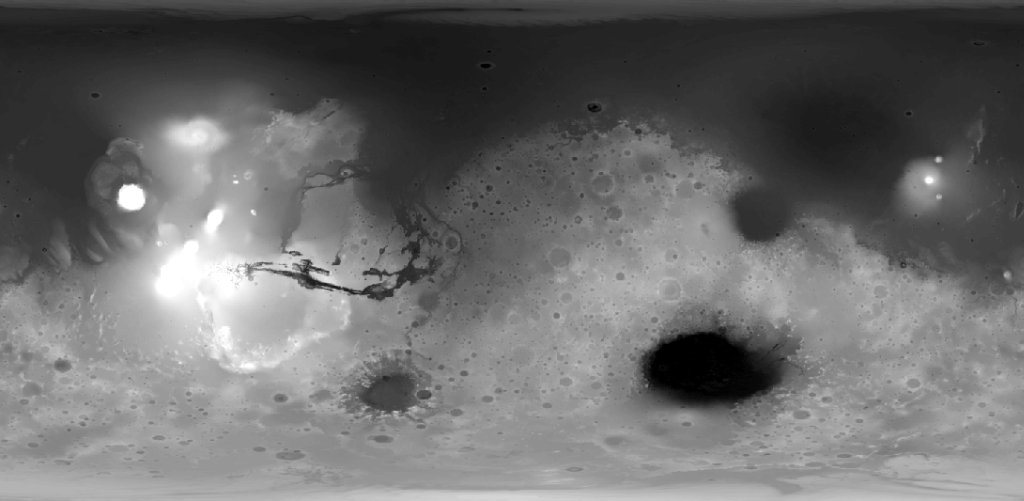
#> input picture mola_1024x501.png, 1024 x 501 px
$ python site_selector_Eric_fix.py
#> lines starting #> are read from the running program, lines starting #| are printed output that depends on the picture; after the words box and inside, x2 and y2 are one past the last pixel; in counts of white or black regions, pixels touching at a corner belong together
import tkinter as tk
from PIL import Image, ImageTk
import numpy as np
import cv2 as cv

# CONSTANTS: User Input:
IMG_GRAY = cv.imread('mola_1024x501.png', cv.IMREAD_GRAYSCALE)
#> IMG_GRAY is the input picture: shape (501, 1024); min 0, max 255, mean 107.8
IMG_COLOR = cv.imread('mola_color_1024x506.png')
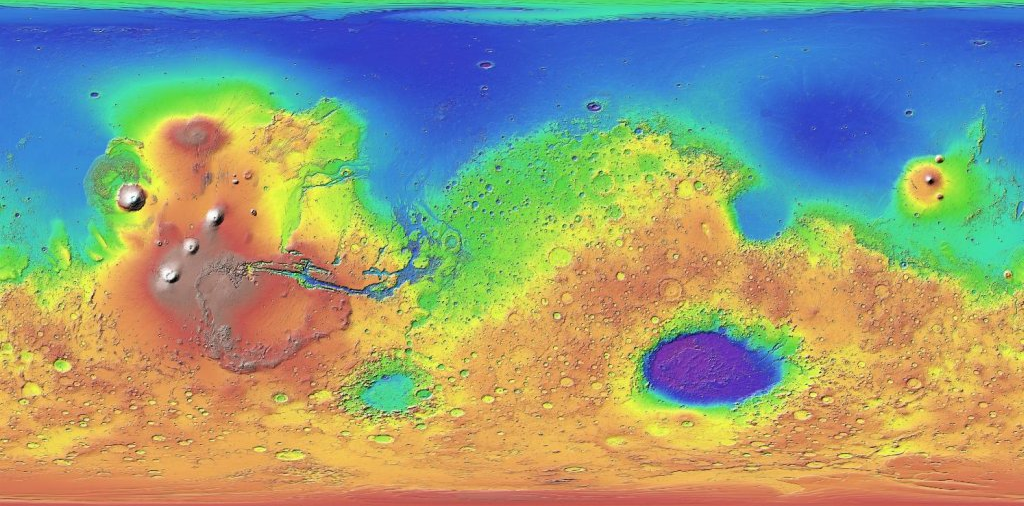
#> input picture mola_color_1024x506.png, 1024 x 506 px
#> IMG_COLOR is the input picture: shape (506, 1024, 3); mean B, G, R 126.1, 155.8, 146.8
RECT_WIDTH_KM = 670  # Site rectangle width in kilometers.
RECT_HT_KM = 335  # Site rectangle height in kilometers.
MAX_ELEV_LIMIT = 55  # Intensity values (0-255).
NUM_CANDIDATES = 20  # Number of candidate landing sites to display.

#------------------------------------------------------------------------------

# CONSTANTS: Derived and fixed:
IMG_HT, IMG_WIDTH = IMG_GRAY.shape
#> IMG_HT = 501; IMG_WIDTH = 1024
MARS_CIRCUM = 21344  # Circumference in kilometers.
PIXELS_PER_KM = IMG_WIDTH / MARS_CIRCUM
#> PIXELS_PER_KM = 0.048
RECT_WIDTH = int(PIXELS_PER_KM * RECT_WIDTH_KM)
#> RECT_WIDTH = 32
RECT_HT = int(PIXELS_PER_KM * RECT_HT_KM)
#> RECT_HT = 16
LAT_30_N = int(IMG_HT / 3)
#> LAT_30_N = 167
LAT_30_S = LAT_30_N * 2
#> LAT_30_S = 334
STEP_X = int(RECT_WIDTH / 2)
#> STEP_X = 16
STEP_Y = int(RECT_HT / 2)
#> STEP_Y = 8

# Create tkinter screen and drawing canvas
screen = tk.Tk()
canvas = tk.Canvas(screen, width=IMG_WIDTH, height=IMG_HT + 130)

class Search():
    """Read image and identify landing sites based on input criteria."""


    def __init__(self, name):
        self.name = name
        self.rect_coords = {}
        self.rect_means = {}
        self.rect_ptps = {}
        self.rect_stds = {}
        self.ptp_filtered = []
        self.std_filtered = []
        self.high_graded_rects = []


    def run_rect_stats(self):
        """Define rectangular search areas and calculate internal stats."""
        ul_x, ul_y = 0, LAT_30_N
        lr_x, lr_y = RECT_WIDTH, LAT_30_N + RECT_HT
        rect_num = 1

        while True:
            rect_img = IMG_GRAY[ul_y : lr_y, ul_x : lr_x]
            self.rect_coords[rect_num] = [ul_x, ul_y, lr_x, lr_y]
            if np.mean(rect_img) <= MAX_ELEV_LIMIT:
                self.rect_means[rect_num] = np.mean(rect_img)
                self.rect_ptps[rect_num] = np.ptp(rect_img)
                self.rect_stds[rect_num] = np.std(rect_img)
            rect_num += 1

           # Move the rectangle.
            ul_x += STEP_X
            lr_x = ul_x + RECT_WIDTH
            if lr_x > IMG_WIDTH:
                ul_x = 0
                ul_y += STEP_Y
                lr_x = RECT_WIDTH
                lr_y += STEP_Y
            if lr_y > LAT_30_S + STEP_Y:
                break

    def draw_qc_rects(self):
        """Draw overlapping search rectangles on image as a check."""
        img_copy = IMG_GRAY.copy()
        rects_sorted = sorted(self.rect_coords.items(), key=lambda x: x[0])
        for k, v in rects_sorted:
            print("rect: {}, coords (ul_x, ul_y, lr_x, lr_y): {}".format(k, v))
            cv.rectangle(img_copy,
                         (self.rect_coords[k][0], self.rect_coords[k][1]),
                         (self.rect_coords[k][2], self.rect_coords[k][3]),
                         (255, 0, 0), 1)
        cv.imshow('QC Rects {}'.format(self.name), img_copy)
        cv.waitKey(3000)
        cv.destroyAllWindows()

    def sort_stats(self):
        """Sort dictionaries by values and create lists of top N keys."""
        ptp_sorted = (sorted(self.rect_ptps.items(), key=lambda x: x[1]))
        self.ptp_filtered = [x[0] for x in ptp_sorted[:NUM_CANDIDATES]]
        std_sorted = (sorted(self.rect_stds.items(), key=lambda x: x[1]))
        self.std_filtered = [x[0] for x in std_sorted[:NUM_CANDIDATES]]

        # Make list of rects where filtered std & ptp coincide.
        for rect in self.std_filtered:
            if rect in self.ptp_filtered:
                self.high_graded_rects.append(rect)

    def draw_filtered_rects(self, image, filtered_rect_list):
        """Draw rectangles in list on image and return image."""
        img_copy = image.copy()
        for k in filtered_rect_list:
            cv.rectangle(img_copy,
                         (self.rect_coords[k][0], self.rect_coords[k][1]),
                         (self.rect_coords[k][2], self.rect_coords[k][3]),
                         (255, 0, 0), 1)
            cv.putText(img_copy, str(k),
                       (self.rect_coords[k][0] + 1, self.rect_coords[k][3]- 1),
                       cv.FONT_HERSHEY_PLAIN, 0.65, (255, 0, 0), 1)

        # Draw latitude limits.
        cv.putText(img_copy, '30 N', (10, LAT_30_N - 7),
                   cv.FONT_HERSHEY_PLAIN, 1, 255)
        cv.line(img_copy, (0, LAT_30_N),(IMG_WIDTH, LAT_30_N),
                (255, 0, 0), 1)
        cv.line(img_copy, (0, LAT_30_S), (IMG_WIDTH, LAT_30_S),
                (255, 0 ,0), 1)
        cv.putText(img_copy, '30 S', (10, LAT_30_S + 16),
                   cv.FONT_HERSHEY_PLAIN, 1, 255)

        return img_copy

    def make_final_display(self):
        """Use Tk to show map of final rects & printout of their statistics."""
        screen.title('Sites by MOLA Gray STD & PTP {} Rect'.format(self.name))
        # Draw the high-graded rects on the colored elevation map.
        img_color_rects = self.draw_filtered_rects(IMG_COLOR,
                                                   self.high_graded_rects)
        # Convert image from CV BGR to RGB for use with Tkinter.
        img_converted = cv.cvtColor(img_color_rects, cv.COLOR_BGR2RGB)
        img_converted = ImageTk.PhotoImage(Image.fromarray(img_converted))
        canvas.create_image(0, 0, image=img_converted, anchor=tk.NW)
        # Add stats for each rectangle at bottom of canvas.
        txt_x = 5
        txt_y = IMG_HT + 15
        for k in self.high_graded_rects:
            canvas.create_text(txt_x, txt_y, anchor='w', font=None,
                               text="rect={}  mean elev={:.1f}  std={:.2f}  ptp={}"
                               .format(k, self.rect_means[k], self.rect_stds[k],
                                       self.rect_ptps[k]))
            txt_y += 15
            if txt_y >= int(canvas.cget('height')) - 10:
                txt_x += 300
                txt_y = IMG_HT + 15
        canvas.pack()
        screen.mainloop()

def main():
    app = Search('670x335 km')
    app.run_rect_stats()
#> after the loop in run_rect_stats, `while True:`: lr_y = 343; rect_num = 1261; self.rect_coords = 1260 items; self.rect_means = 59 items; ul_x = 0; ul_y = 327
    app.draw_qc_rects()
#> in draw_qc_rects, `rects_sorted = sorted(self.rect_coords.items(), key=lambda x: x[0])`: rects_sorted = 1260 items
#> the loop in draw_qc_rects, `for k, v in rects_sorted:` made 1260 passes
#> v on passes 1 to 3: [0, 167, 32, 183], [16, 167, 48, 183], [32, 167, 64, 183]
#| rect: 1, coords (ul_x, ul_y, lr_x, lr_y): [0, 167, 32, 183]
#| rect: 2, coords (ul_x, ul_y, lr_x, lr_y): [16, 167, 48, 183]
#| rect: 3, coords (ul_x, ul_y, lr_x, lr_y): [32, 167, 64, 183]
#| rect: 4, coords (ul_x, ul_y, lr_x, lr_y): [48, 167, 80, 183]
#| rect: 5, coords (ul_x, ul_y, lr_x, lr_y): [64, 167, 96, 183]
#| rect: 6, coords (ul_x, ul_y, lr_x, lr_y): [80, 167, 112, 183]
#| rect: 7, coords (ul_x, ul_y, lr_x, lr_y): [96, 167, 128, 183]
#| rect: 8, coords (ul_x, ul_y, lr_x, lr_y): [112, 167, 144, 183]
#> (further printed lines are left out)
#> after the loop in draw_qc_rects, `for k, v in rects_sorted:`:
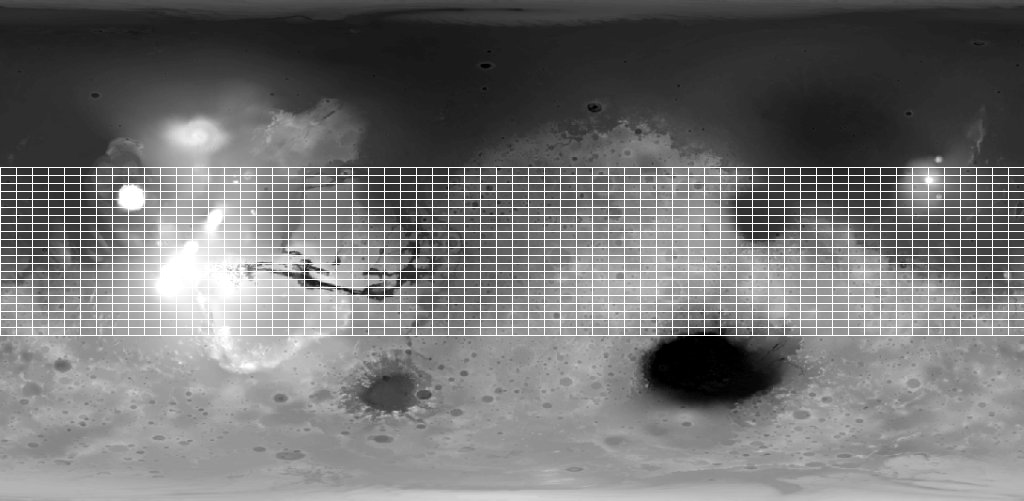
#> img_copy: shape (501, 1024); 6.15% of pixels changed, all inside (x1, y1, x2, y2) = (0, 167, 1024, 336)
    app.sort_stats()
#> in sort_stats, `ptp_sorted = (sorted(self.rect_ptps.items(), key=lambda x: x[1]))`: ptp_sorted = 59 pairs, first value 1 to 489, second value 0 to 70
#> in sort_stats, `self.ptp_filtered = [x[0] for x in ptp_sorted[:NUM_CANDIDATES]]`: self.ptp_filtered = [4, 3, 67, 130, 193, 2, 66, 256, 363, 180, 237, 300, 53, 54, 25, 116, 27, 52, 113, 115]
#> in sort_stats, `std_sorted = (sorted(self.rect_stds.items(), key=lambda x: x[1]))`: std_sorted = 59 pairs, first value 1 to 489, second value 0 to 11.3
#> in sort_stats, `self.std_filtered = [x[0] for x in std_sorted[:NUM_CANDIDATES]]`: self.std_filtered = [4, 67, 3, 25, 237, 256, 130, 66, 300, 193, 88, 151, 2, 363, 27, 299, 26, 54, 65, 55]
#> the loop in sort_stats, `for rect in self.std_filtered:` made 20 passes
#> rect on passes 1, 2, 4, 5, 6, 7, 8, 9, 10, 11, 12, 13: 4, 67, 25, 237, 256, 130, 66, 300, 193, 88, 151, 2
#> after the loop in sort_stats, `for rect in self.std_filtered:`: self.high_graded_rects = [4, 67, 3, 25, 237, 256, 130, 66, 300, 193, 2, 363, 27, 54]
    ptp_img = app.draw_filtered_rects(IMG_GRAY, app.ptp_filtered)
#> the loop in draw_filtered_rects, `for k in filtered_rect_list:` made 20 passes
#> after the loop in draw_filtered_rects, `for k in filtered_rect_list:`:
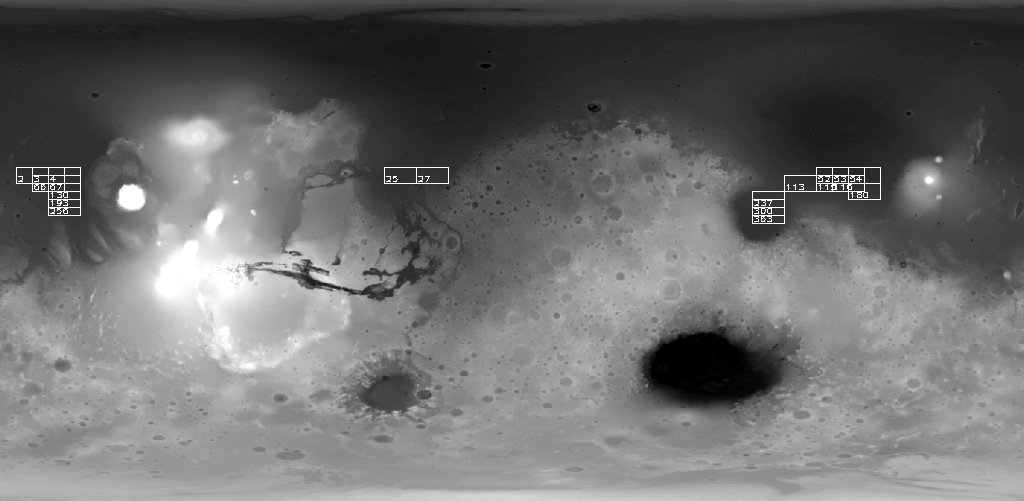
#> img_copy: shape (501, 1024); 0.38% of pixels changed, all inside (x1, y1, x2, y2) = (16, 167, 881, 224)
#> in draw_filtered_rects, `cv.putText(img_copy, '30 N', (10, LAT_30_N - 7), cv.FONT_HERSHEY_PLAIN..`: img_copy: shape (501, 1024); 0.01% of pixels changed, all inside (x1, y1, x2, y2) = (12, 150, 47, 160)
#> in draw_filtered_rects, `cv.putText(img_copy, '30 S', (10, LAT_30_S + 16), cv.FONT_HERSHEY_PLAI..`: img_copy: shape (501, 1024); min 0, max 255, mean 109.2
    std_img = app.draw_filtered_rects(IMG_GRAY, app.std_filtered)
#> the loop in draw_filtered_rects (call 2), `for k in filtered_rect_list:` made 20 passes
#> after the loop in draw_filtered_rects (call 2), `for k in filtered_rect_list:`:
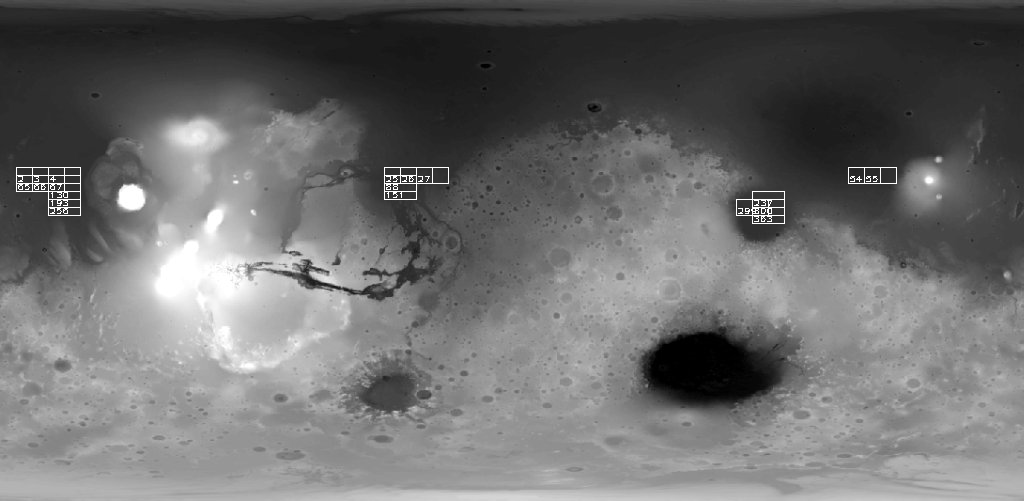
#> img_copy: shape (501, 1024); 0.38% of pixels changed, all inside (x1, y1, x2, y2) = (16, 167, 897, 224)
#> in draw_filtered_rects (call 2), `cv.line(img_copy, (0, LAT_30_S), (IMG_WIDTH, LAT_30_S), (255, 0 ,0), 1)`:
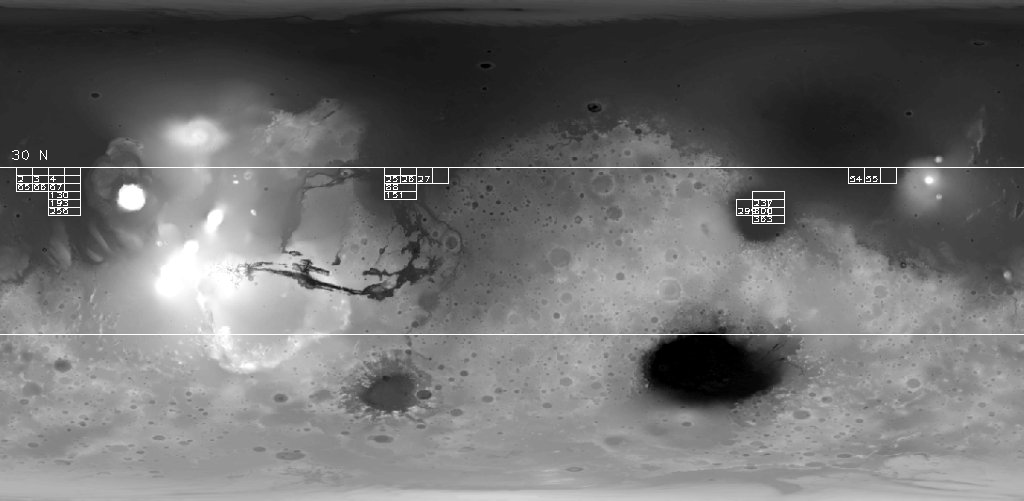
#> img_copy: shape (501, 1024); min 0, max 255, mean 109.1
#> in draw_filtered_rects (call 2), `cv.putText(img_copy, '30 S', (10, LAT_30_S + 16), cv.FONT_HERSHEY_PLAI..`: img_copy: shape (501, 1024); 0.01% of pixels changed, all inside (x1, y1, x2, y2) = (12, 340, 47, 350)

    # Display filtered rects on grayscale map.
    cv.imshow('Sorted by ptp for {} rect'.format(app.name), ptp_img)
    cv.waitKey(3000)
    cv.imshow('Sorted by std for {} rect'.format(app.name), std_img)
    cv.waitKey(3000)

    app.make_final_display()  # includes call to mainloop()
#> the loop in draw_filtered_rects (call 3), `for k in filtered_rect_list:` made 14 passes
#> after the loop in draw_filtered_rects (call 3), `for k in filtered_rect_list:`:
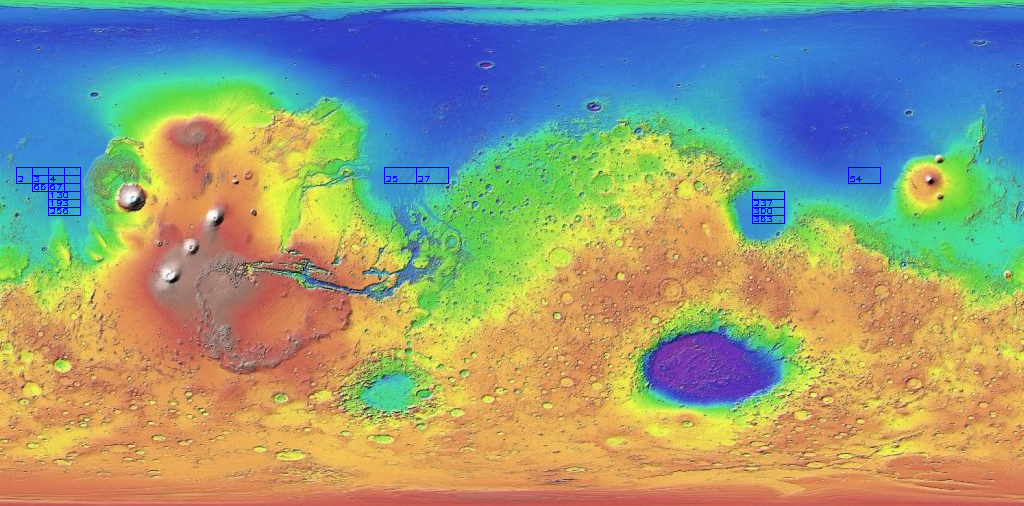
#> img_copy: shape (506, 1024, 3); 0.27% of pixels changed, all inside (x1, y1, x2, y2) = (16, 167, 881, 224)
#> in draw_filtered_rects (call 3), `cv.line(img_copy, (0, LAT_30_S), (IMG_WIDTH, LAT_30_S), (255, 0 ,0), 1)`:
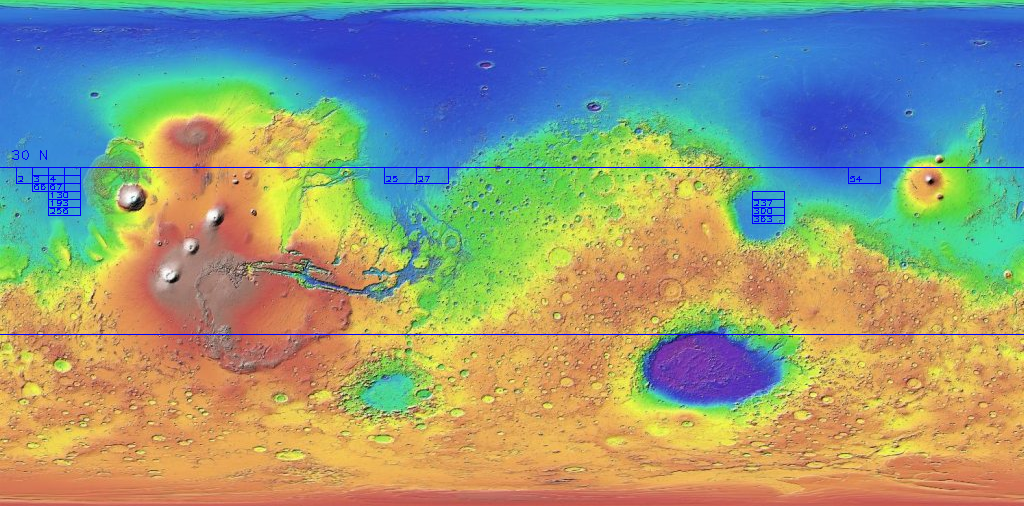
#> img_copy: shape (506, 1024, 3); mean B, G, R 126.8, 154.8, 146
#> the loop in make_final_display, `for k in self.high_graded_rects:` made 1 pass
#> k on pass 1: 4
#> after the loop in make_final_display, `for k in self.high_graded_rects:`: txt_x = 5; txt_y = 531

if __name__ == '__main__':
    main()
#> (the call stopped at in make_final_display, `if txt_y >= int(canvas.cget('height')) - 10:`: tkinter is not available in this run)
